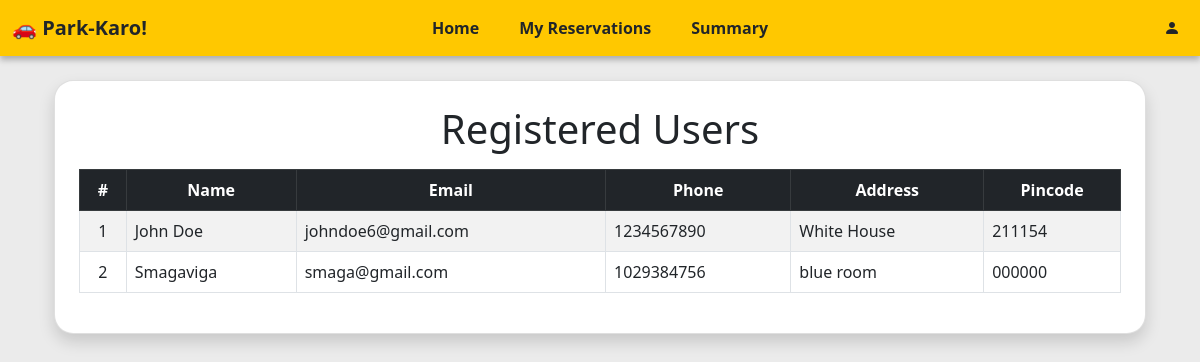
/admin/dashboard/users, run on an earlier commit of the app's database.
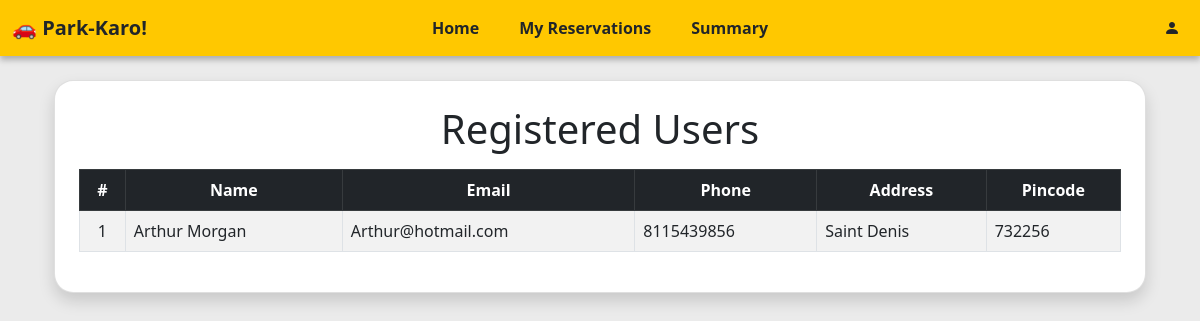
And on a later commit of the database.
### models/user.py (models this page shows, shortened)
class User(db.Model):
    __tablename__ = 'user'
    id = db.Column(db.Integer, primary_key=True)
    email = db.Column(db.String(120), unique=True, nullable=False)
    password = db.Column(db.String(200), nullable=False)
    name = db.Column(db.String(50), nullable=False)
    phone = db.Column(db.String(15), nullable=True)
    address = db.Column(db.String(200), nullable=True)
    pincode = db.Column(db.String(10), nullable=True)
    is_admin = db.Column(db.Boolean, default=False)
    reservations = db.relationship('Reserve', backref='user', lazy=True)

### controllers/auth.py (the view)
@api.route("/admin/dashboard/users")
def admin_users():
    users = User.query.all()
    return render_template("admin/users.html", users=users)

### app.py (called while the page is built)
def create_app():
    app = Flask(__name__)
    app.config['SQLALCHEMY_DATABASE_URI'] = 'sqlite:///parking.db'
    app.config['SQLALCHEMY_TRACK_MODIFICATIONS'] = False
    app.secret_key = "shh-its-a-secret"
    db.init_app(app)
    from models import lot, spot, reserve, user
    with app.app_context():
        db.create_all()
        if not User.query.filter_by(id=0).first():
            db.session.add(User(
                id=0,
                name='admin',
                email='admin@email.com',
                password=generate_password_hash('admin'),
                is_admin=True,
            ))
            db.session.commit()
    app.register_blueprint(auth_api)
    @app.route("/")
    def home():
        return render_template("home.html")
    @app.context_processor
    def inject_request():
        return dict(request=request)
    return app

### templates/admin/users.html (shortened to what this page needs)
  {% extends "dash_layout.html" %}
{% block content %}
<div class="container mt-4">
<div class="card shadow rounded p-4">
  <h1 class="mb-3 fw-normal text-center">Registered Users</h1>
  <div class="table-responsive">
  <table class="table table-striped table-bordered table-hover align-middle ">
    <thead class="table-dark text-center">
      <tr>
        <th>#</th>
        <th>Name</th>
        <th>Email</th>
        <th>Phone</th>
        <th>Address</th>
        <th>Pincode</th>
      </tr>
    </thead>
    <tbody>
      {% for user in users %}
          {% if user.id != 0 %}
          <tr>
            <td class="text-center">{{ user.id }}</td>
            <td>{{ user.name }}</td>
            <td>{{ user.email }}</td>
            <td>{{ user.phone }}</td>
            <td>{{ user.address }}</td>
            <td>{{ user.pincode }}</td>
          </tr>
          {% endif %}
      {% endfor %}
    </tbody>
  </table>
</div>
{% endblock %}

### templates/dash_layout.html (shortened to what this page needs)
<!DOCTYPE html>
<html lang="en">
<head>
    <link href="https://cdn.jsdelivr.net/npm/bootstrap@5.0.2/dist/css/bootstrap.min.css" rel="stylesheet">
    <link href="https://cdn.jsdelivr.net/npm/bootstrap-icons@1.10.5/font/bootstrap-icons.css" rel="stylesheet">
</head>
<body>
{% set is_admin = session.get('is_admin') %}
{% set current_path = request.path %}
<nav class="navbar navbar-expand-lg" style="background-color: #ffc800; box-shadow: 0 4px 6px rgba(0, 0, 0, 0.264); position: relative;">
  <div class="container-fluid">
    {% if is_admin %}
    <a class="navbar-brand text-dark fw-bold" href="/admin/dashboard">🚗 Park-Karo!</a>
    {% else %}
    <a class="navbar-brand text-dark fw-bold" href="/user/dashboard">🚗 Park-Karo!</a>
    {% endif %}
    <div class="navbar-center position-absolute top-50 start-50 translate-middle">
      <ul class="navbar-nav d-flex flex-row gap-4">
      <li class="nav-item">
        <a class="nav-link fw-bold text-dark
          "
          href="{{ '/admin/dashboard' if is_admin else '/user/dashboard' }}">
          Home
        </a>
      </li>
      {% if not is_admin %}
        <li class="nav-item">
          <a class="nav-link fw-bold text-dark {% if current_path == '/user/reservations' %}active bg-secondary rounded{% endif %}" href="/user/reservations">My Reservations</a>
        </li>
      {% endif %}
      <li class="nav-item">
        <a class="nav-link fw-bold text-dark
          "
          href="{{ '/admin/dashboard/summary' if is_admin else '/user/dashboard/summary' }}">
          Summary
        </a>
      </li>
      </ul>
    </div>
    <ul class="navbar-nav ms-auto ">
      <li class="nav-item dropdown">
        <a class="nav-link text-dark" href="#" id="profileDropdown" role="button" data-bs-toggle="dropdown" aria-expanded="false">
          <i class="bi bi-person-fill"></i>
        </a>
      </li>
    </ul>
  </div>
</nav>
<div class="container mt-4">
    {% block content %}
    {% endblock %}
</div>
</body>
</html>

### templates/admin/users.html (style rules this page uses)
body { background-color: #ebebeb; }
.card { border-radius: 1.2rem !important; }
.card.shadow { box-shadow: 0 4px 12px rgba(0, 0, 0, 0.1); }

What changed in the data, as far as the page shows it:
removed User: id "2", name "Smagaviga", email "smaga@gmail.com", phone "1029384756", address "blue room", pincode "000000"
changed User id 1: name "John Doe" → "Arthur Morgan"; email "johndoe6@gmail.com" → "Arthur@hotmail.com"; phone "1234567890" → "8115439856"; address "White House" → "Saint Denis"; pincode "211154" → "732256"
